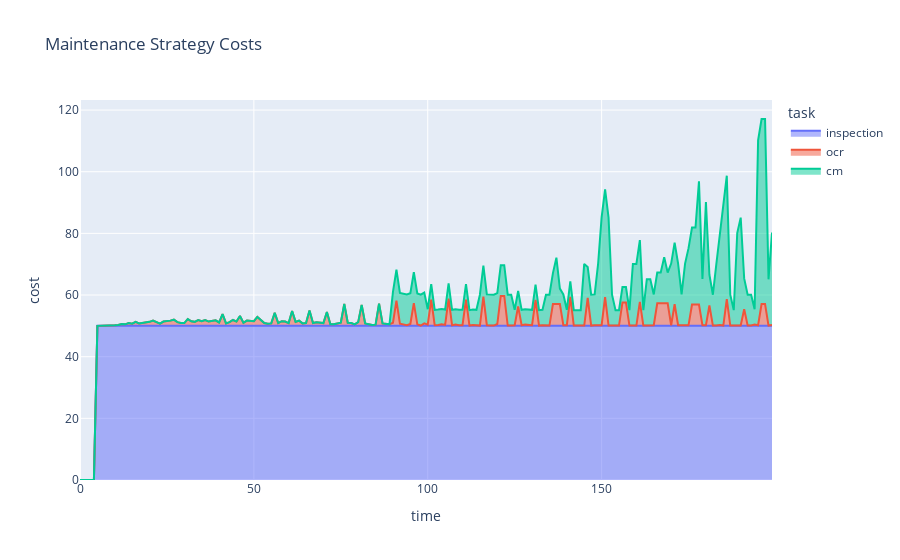

Here is the notebook cell this chart was saved with:
### Code cell
fm = FailureMode(alpha=50, beta=1.5, gamma=20)

fm.conditions['wall_thickness'] = Condition(100, 0, 'linear', [-5])
fm.tasks['inspection'].p_effective = 1
fm.mc_timeline(t_end=200, n_iterations=1000)

df = fm.expected_cost_df()

fig = px.area(df, x="time", y="cost", color="task", title='Maintenance Strategy Costs')
fig.show()

### Figure 1 — Plotly figure (JSON) as saved in the notebook; plotly's stock layout.template omitted (floating-point values rounded to 4 significant figures; data arrays with more than 128 entries replaced by an {"elided": "..."} marker saying what was removed)
{"data": [{"hovertemplate": "task=inspection<br>time=%{x}<br>cost=%{y}<extra></extra>", "legendgroup": "inspection", "line": {"color": "#636efa"}, "mode": "lines", "name": "inspection", "orientation": "v", "showlegend": true, "stackgroup": "1", "type": "scatter", "x": {"elided": "200 int values"}, "xaxis": "x", "y": {"elided": "200 int values"}, "yaxis": "y"}, {"hovertemplate": "task=ocr<br>time=%{x}<br>cost=%{y}<extra></extra>", "legendgroup": "ocr", "line": {"color": "#EF553B"}, "mode": "lines", "name": "ocr", "orientation": "v", "showlegend": true, "stackgroup": "1", "type": "scatter", "x": {"elided": "200 int values"}, "xaxis": "x", "y": {"elided": "200 float values"}, "yaxis": "y"}, {"hovertemplate": "task=cm<br>time=%{x}<br>cost=%{y}<extra></extra>", "legendgroup": "cm", "line": {"color": "#00cc96"}, "mode": "lines", "name": "cm", "orientation": "v", "showlegend": true, "stackgroup": "1", "type": "scatter", "x": {"elided": "200 int values"}, "xaxis": "x", "y": {"elided": "200 int values"}, "yaxis": "y"}], "layout": {"legend": {"title": {"text": "task"}, "tracegroupgap": 0}, "title": {"text": "Maintenance Strategy Costs"}, "xaxis": {"anchor": "y", "domain": [0, 1], "title": {"text": "time"}}, "yaxis": {"anchor": "x", "domain": [0, 1], "title": {"text": "cost"}}}}
